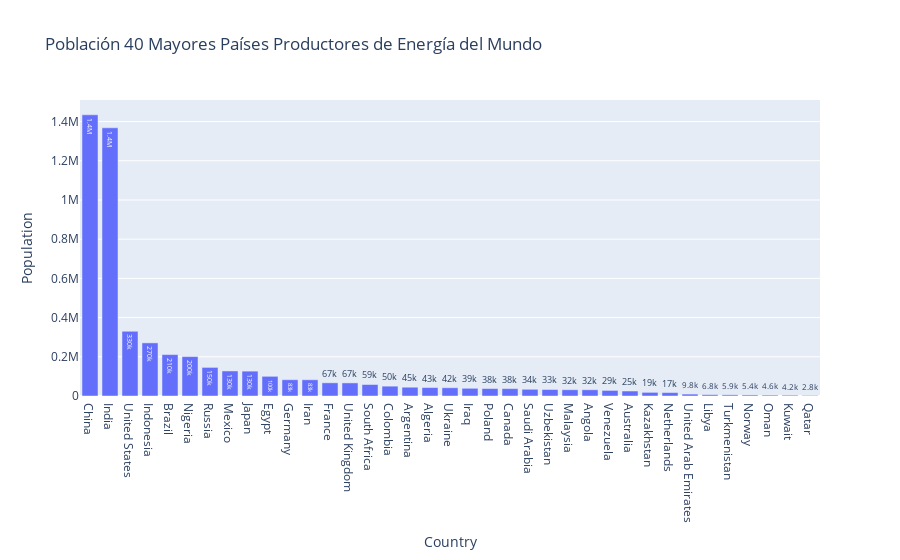

Here is the notebook cell this chart was saved with:
### Code cell
fig = px.bar(population, y='Population', x=population.index, text_auto='.2s',
            title="Población 40 Mayores Países Productores de Energía del Mundo")
fig.show()

### Figure 1 — Plotly figure (JSON) as saved in the notebook; plotly's stock layout.template omitted (floating-point values rounded to 4 significant figures)
{"data": [{"alignmentgroup": "True", "hovertemplate": "Country=%{x}<br>Population=%{y}<extra></extra>", "legendgroup": "", "marker": {"color": "#636efa", "pattern": {"shape": ""}}, "name": "", "offsetgroup": "", "orientation": "v", "showlegend": false, "textposition": "auto", "texttemplate": "%{y:.2s}", "type": "bar", "x": ["China", "India", "United States", "Indonesia", "Brazil", "Nigeria", "Russia", "Mexico", "Japan", "Egypt", "Germany", "Iran", "France", "United Kingdom", "South Africa", "Colombia", "Argentina", "Algeria", "Ukraine", "Iraq", "Poland", "Canada", "Saudi Arabia", "Uzbekistan", "Malaysia", "Angola", "Venezuela", "Australia", "Kazakhstan", "Netherlands", "United Arab Emirates", "Libya", "Turkmenistan", "Norway", "Oman", "Kuwait", "Qatar"], "xaxis": "x", "y": [1434512, 1368140, 330000.0, 270984, 211200.0, 201100.0, 145900.0, 127700.0, 126800.0, 100370, 83110.0, 82890.0, 67270.0, 66830.0, 58650.0, 50230.0, 44830.0, 43030.0, 42150.0, 39310.0, 37960.0, 37600.0, 34218, 32970.0, 32010.0, 31850.0, 28520.0, 25410.0, 18540.0, 17360.0, 9765.0, 6774.0, 5940.0, 5353.0, 4618, 4199.0, 2829.0], "yaxis": "y"}], "layout": {"barmode": "relative", "legend": {"tracegroupgap": 0}, "title": {"text": "Población 40 Mayores Países Productores de Energía del Mundo"}, "xaxis": {"anchor": "y", "domain": [0, 1], "title": {"text": "Country"}}, "yaxis": {"anchor": "x", "domain": [0, 1], "title": {"text": "Population"}}}}
